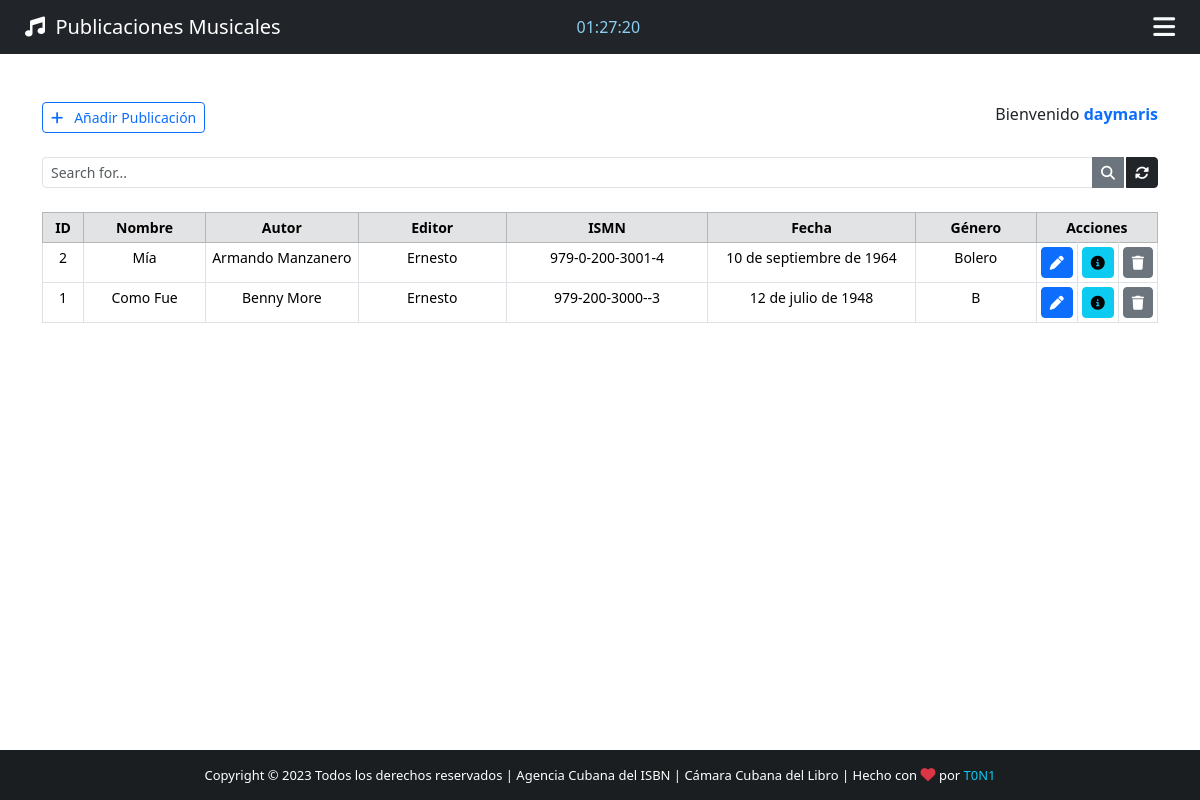
Page /backend_publicaciones (signed in) on the earlier database version.
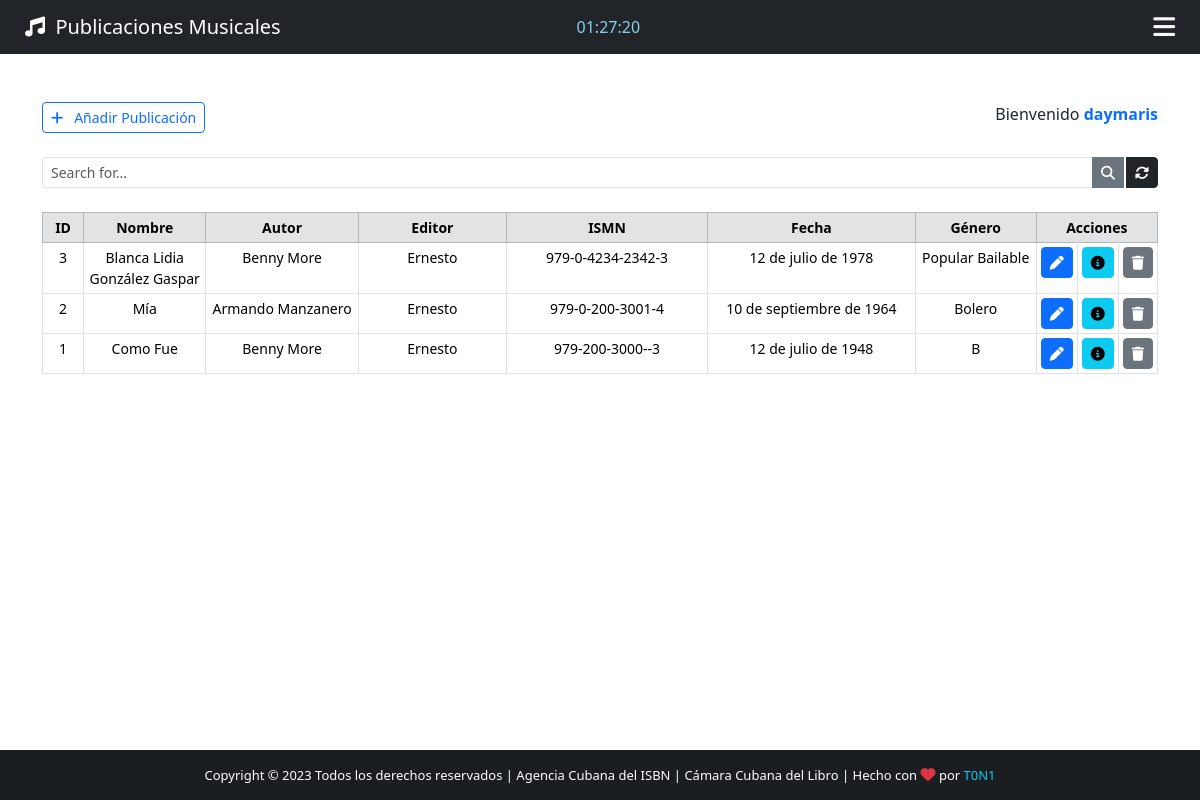
Same page on the later database version.
### App/models.py (models this page shows)
class Musical_Publication(models.Model):
    BOLERO_GENDER = 'Bolero'
    POPULAR_BAILABLE_GENDER = 'Popular Bailable'
    MAMBO_GENDER = 'Mambo'
    CHACHACHA_GENDER = 'Chachacha'
    RUMBA_GENDER = 'Rumba'
    DANZON_GENDER = 'Danzón'
    MUSICAL_GENDER = [
        (BOLERO_GENDER, "BL"),
        (POPULAR_BAILABLE_GENDER, "PB"),
        (MAMBO_GENDER, "MB"),
        (CHACHACHA_GENDER, "CH"),
        (RUMBA_GENDER, "RB"),
        (DANZON_GENDER, "DZ"),
    ]
    id = models.IntegerField(primary_key=True)
    name = models.CharField(max_length=50)
    autor = models.CharField(max_length=100)
    editor = models.ForeignKey(Editor, on_delete=models.SET_NULL, null=True, blank=True)
    prefijo = models.OneToOneField(Prefijo, on_delete=models.PROTECT)
    ismn = models.CharField(max_length=20, unique=True)
    letra = models.FileField(upload_to="publications/letters")
    description = models.TextField(blank=True)
    imagen = models.ImageField(upload_to="publications", null=True, default="default.jpg")
    date_time = models.DateField()
    created_at = models.DateTimeField(auto_now_add=True)
    gender = models.CharField(max_length=100, null=True, choices=MUSICAL_GENDER)
    class Meta:
        verbose_name_plural = "publicaciones"
    def __str__(self):
        return self.name
    def letra_base_name(self):
        rute = self.letra.path
        return os.path.basename(rute)
    def image_base_name(self):
        rute = self.imagen.path
        return os.path.basename(rute)

class Editor(models.Model):
    COMPANY_EDITOR = 'C'
    EDITOR_INDEPENDIENTE = 'I'
    TYPE = {
        (COMPANY_EDITOR, 'Compañia'),
        (EDITOR_INDEPENDIENTE, 'Independiente'),
    }
    user = models.OneToOneField(User, on_delete=models.CASCADE)
    phone = models.CharField(max_length=20)
    id = models.IntegerField(primary_key=True)
    age = models.PositiveSmallIntegerField(validators=[MaxValueValidator(120), MinValueValidator(18)],
                                           null=True, blank=True)
    prefijo = models.ForeignKey(Prefijo, on_delete=models.PROTECT)
    type = models.CharField(max_length=100, null=True, choices=TYPE)
    image_profile = models.ImageField(upload_to="profile", null=True, default="profile_default.png")
    note = models.TextField(blank=True)
    directions = models.CharField(max_length=150)
    id_tribute = models.PositiveBigIntegerField()
    state = models.BooleanField(default=True)
    class Meta:
        verbose_name_plural = "editores"
    def __str__(self):
        return self.user.first_name

### App/views.py (the view)
# urls.py: path('backend_publicaciones', views.backend_publicaciones, name="backend_publicaciones"),
@cache_control(no_cache=True, must_revalidate=True, no_store=True)
@login_required(login_url="login")
def backend_publicaciones(request):
    if 'q' in request.GET:
        q = request.GET['q']
        all_publication_list = Musical_Publication.objects.filter(
            Q(name__icontains=q) | Q(autor__icontains=q) | Q(editor__user__username__icontains=q) |
            Q(gender__icontains=q) | Q(ismn__icontains=q)
        ).order_by('-created_at')
    else:
        all_publication_list = Musical_Publication.objects.all().order_by('-created_at')
    paginator = Paginator(all_publication_list, 4)
    page = request.GET.get('page')
    all_publication = paginator.get_page(page)
    return render(request, 'publications-list.html', {"publicaciones": all_publication})

### App/models.py (called while the page is built)
    def __str__(self):
        return f'{self.value}'

### App/templates/publications-list.html (shortened to what this page needs)
{% extends 'backend.html' %}
{% block navbar-content %}
    <i class="fas fa-music"></i>&nbsp;&nbsp;Publicaciones Musicales
{% endblock navbar-content %}
{% block btn-add %}
    <a href="{% url 'add_musical_publicaction' %}" class="btn btn-outline-primary btn-sm"><i class="fas fa-plus"></i>&nbsp;&nbsp; Añadir Publicación</a>
{% endblock btn-add %}
{% block title-table %}
    <th style="width: 4%">ID</th>
    <th style="width: 12%">Nombre</th>
    <th style="width: 15%">Autor</th>
    <th style="width: 15%">Editor</th>
    <th style="width: 21%">ISMN</th>
    <th style="width: 21%">Fecha</th>
    <th style="width: 21%">Género</th>
    <th style="width: 21%" colspan="3">Acciones</th>
{% endblock title-table %}
{% block for-data-table %}
{% for publicacion in publicaciones %}
    <tr id="chk_td">
        <td>{{ publicacion.id }}</td>
        <td>{{ publicacion.name }}</td>
        <td>{{ publicacion.autor }}</td>
        <td>{{ publicacion.editor }}</td>
        <td>{{ publicacion.ismn }}</td>
        <td>{{ publicacion.date_time }}</td>
        <td>{{ publicacion.gender }}</td>
        <td>
            <a href="/musical_publication/{{ publicacion.id }}" class="btn btn-sm btn-primary" title="Editar Publicacion">
                <i class="fas fa-pen"></i>
            </a>
        </td>
        <td>
            <a class="btn btn-sm btn-info" title="Más Información" data-bs-toggle="modal" data-bs-target="#infoModal{{ publicacion.pk }}">
                <i class="fas fa-info-circle"></i>
            </a>
        </td>
        <td>
            <a class="btn btn-sm btn-secondary" title="Eliminar Publicacion" data-bs-toggle="modal" data-bs-target="#deleteModal{{ publicacion.pk }}">
                <i class="fas fa-trash"></i>
            </a>
        </td>
    </tr>
{% endfor %}
{% endblock %}

Differences in the rows shown:
added Musical_Publication: id "3", name "Blanca Lidia González Gaspar", autor "Benny More", editor "Ernesto", ismn "979-0-4234-2342-3", date_time "12 de julio de 1978", gender "Popular Bailable"
